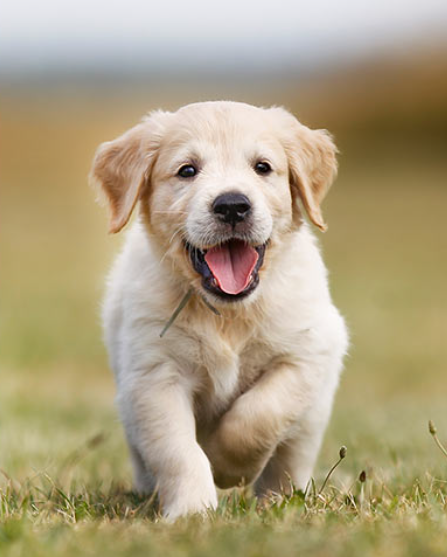
#> input picture puppy.png, 447 x 557 px, found by its file name
$ jupyter execute Thresholding.ipynb
#> lines starting #> are read from the running program, lines starting #| are printed output that depends on the picture; after the words box and inside, x2 and y2 are one past the last pixel; in counts of white or black regions, pixels touching at a corner belong together
[cell 1]
import cv2
import matplotlib.pyplot as plt

[cell 2]
image = cv2.imread(r"C:\Users\admin\puppy.png")
#> image is the input picture: shape (557, 447, 3); mean B, G, R 128.5, 160.1, 173.8

if image is None:
    print("Image not found. Check path.")
else:
    print("Image loaded successfully.")

[cell 3]
gray_img = cv2.cvtColor(image, cv2.COLOR_BGR2GRAY)
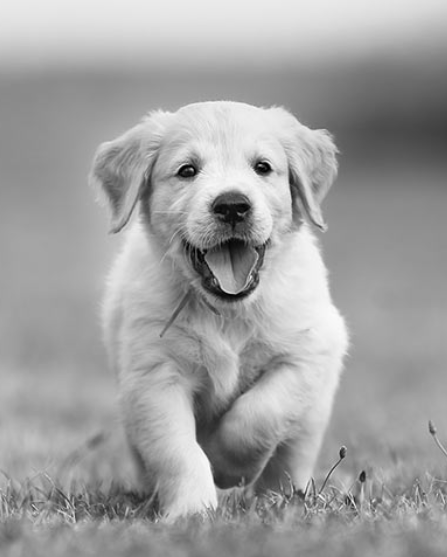
#> gray_img: shape (557, 447); min 2, max 253, mean 160.6

[cell 4]
plt.subplot(2,2,1)
plt.imshow(cv2.cvtColor(image, cv2.COLOR_BGR2RGB))
plt.title("Original Image")
plt.axis("off")

[cell 5]
_, global_thresholded = cv2.threshold(
    gray_img, 127, 255, cv2.THRESH_BINARY
)
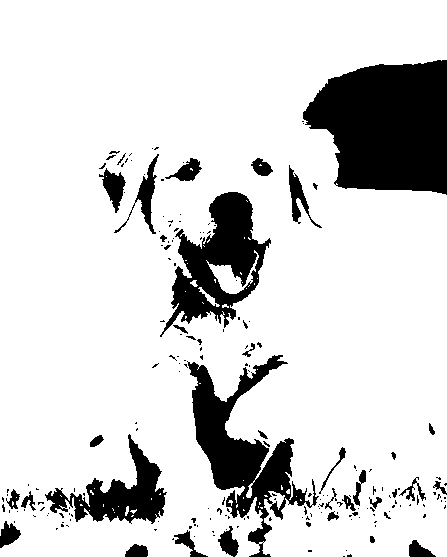
#> global_thresholded: shape (557, 447); 83.9% white; 201 black regions (163 under 20 px), largest, box (x1, y1, x2, y2) and area: (303, 60, 447, 195) 14932, (187, 355, 319, 557) 8190, (160, 192, 271, 337) 6873

[cell 6]
adaptive_thresholded = cv2.adaptiveThreshold(
    gray_img,
    255,
    cv2.ADAPTIVE_THRESH_GAUSSIAN_C,
    cv2.THRESH_BINARY,
    11,
    2
)
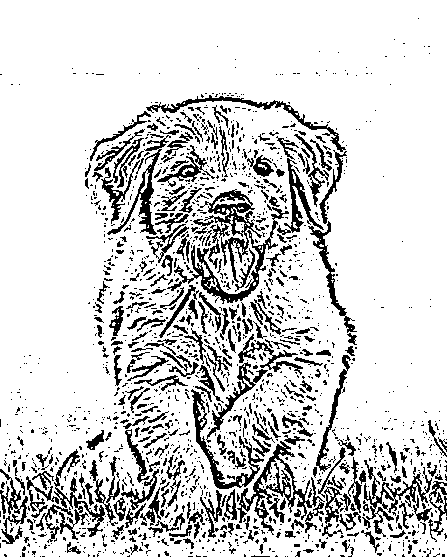
#> adaptive_thresholded: shape (557, 447); 83.1% white; black in thin lines or dots

[cell 7]
_, otsu_thresholded = cv2.threshold(
    gray_img,
    0,
    255,
    cv2.THRESH_BINARY + cv2.THRESH_OTSU
)
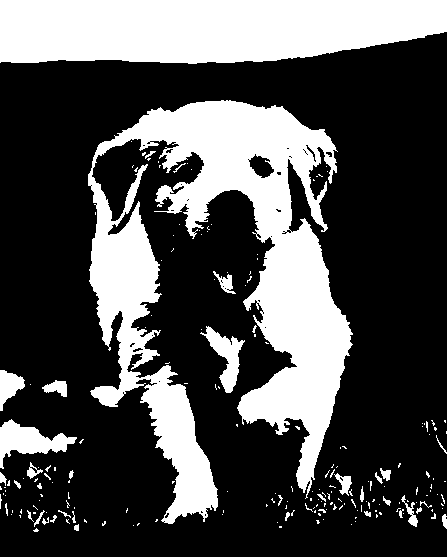
#> otsu_thresholded: shape (557, 447); 31.1% white; 205 white regions (168 under 20 px), largest, box (x1, y1, x2, y2) and area: (88, 100, 353, 524) 46225, (0, 0, 447, 64) 25204, (0, 419, 77, 469) 1642

[cell 8]
plt.subplot(2, 2, 2)
plt.imshow(global_thresholded, cmap='gray')
plt.title("Global Thresholding")
plt.axis('off')

[cell 9]
plt.subplot(2, 2, 3)
plt.imshow(adaptive_thresholded, cmap='gray')
plt.title("Adaptive Thresholding")
plt.axis('off')

[cell 10]
plt.subplot(2, 2, 4)
plt.imshow(otsu_thresholded, cmap='gray')
plt.title("Otsu's Method")
plt.axis('off')

[cell 11]
plt.tight_layout()
plt.show()

[cell 12]
import cv2
import matplotlib.pyplot as plt

image = cv2.imread(r"C:\Users\admin\puppy.png")

if image is None:
    print("Image not found. Check path.")
else:
    print("Image loaded successfully.")

gray_img = cv2.cvtColor(image, cv2.COLOR_BGR2GRAY)

_, global_thresholded = cv2.threshold(
    gray_img, 127, 255, cv2.THRESH_BINARY
)

adaptive_thresholded = cv2.adaptiveThreshold(
    gray_img,
    255,
    cv2.ADAPTIVE_THRESH_GAUSSIAN_C,
    cv2.THRESH_BINARY,
    11,
    2
)

_, otsu_thresholded = cv2.threshold(
    gray_img,
    0,
    255,
    cv2.THRESH_BINARY + cv2.THRESH_OTSU
)

plt.figure(figsize=(10, 8))

plt.subplot(2, 2, 1)
plt.imshow(cv2.cvtColor(image, cv2.COLOR_BGR2RGB))
plt.title("Original Image")
plt.axis("off")

plt.subplot(2, 2, 2)
plt.imshow(global_thresholded, cmap="gray")
plt.title("Global Thresholding")
plt.axis("off")

plt.subplot(2, 2, 3)
plt.imshow(adaptive_thresholded, cmap="gray")
plt.title("Adaptive Thresholding")
plt.axis("off")

plt.subplot(2, 2, 4)
plt.imshow(otsu_thresholded, cmap="gray")
plt.title("Otsu's Method")
plt.axis("off")

plt.tight_layout()
plt.show()
